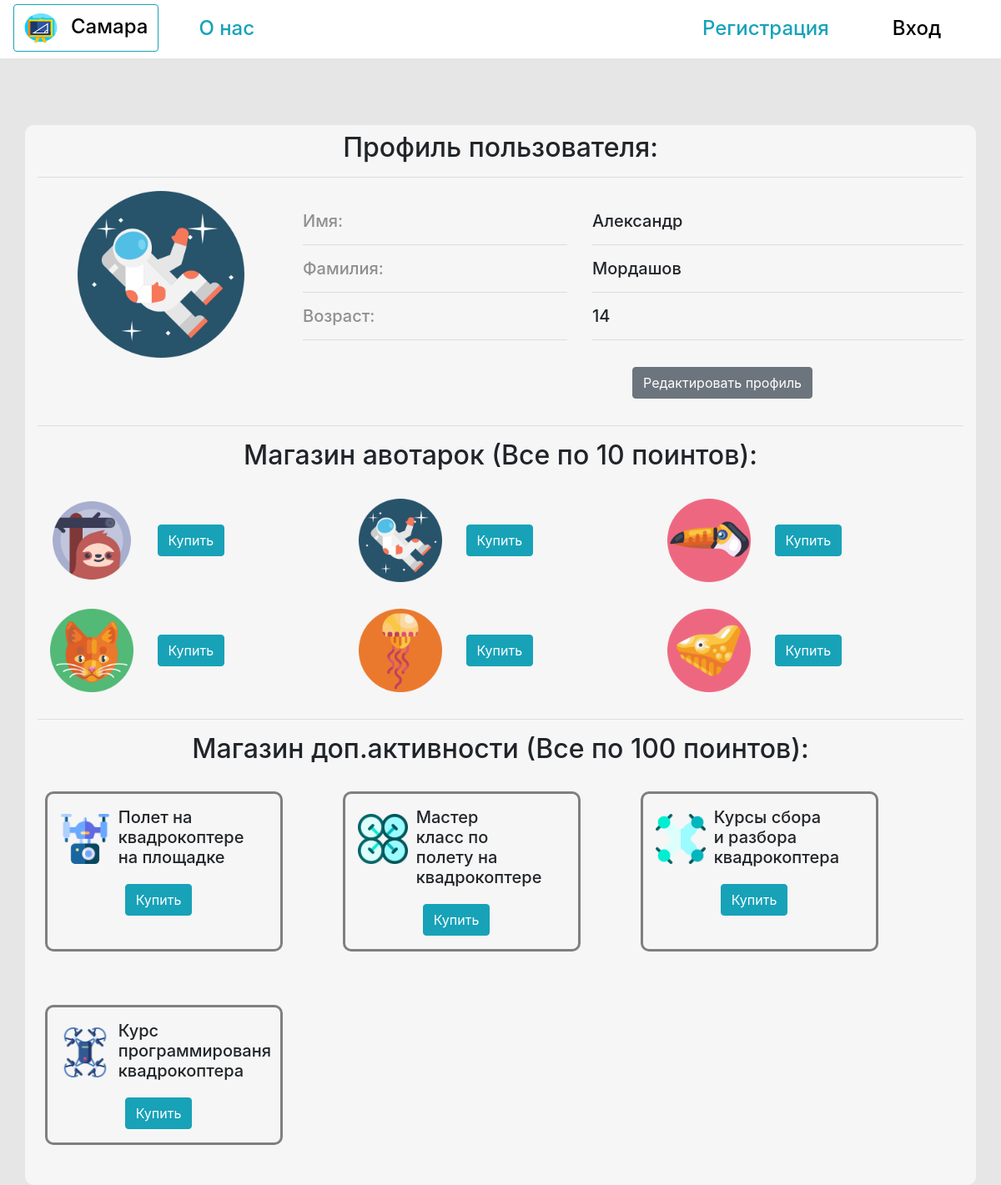
The page /student/7/ on the database its author committed.
### deti/models.py (models this page shows, shortened)
class Magazin(models.Model): #Таблица магазина
    item_name= models.CharField(max_length=120,db_index = True,verbose_name='Название предмета')
    item_pice= models.IntegerField(verbose_name='Цена предмета')
    item_photo= models.ImageField(upload_to='images/item' , blank=True, verbose_name = 'Фото Предмета', )
    buy_or_no= models.BooleanField(verbose_name='Куплино или нет', null= True)
    activ_or_no= models.BooleanField(verbose_name='Применино или нет', null= True)
    class Meta:
        verbose_name='Магазин'
        verbose_name_plural='Магазин'
        db_table='magazin'

class Student(models.Model): #Таблица студентов
    first_name_student = models.CharField(max_length = 120, db_index = True, verbose_name = 'Имя')
    second_name_student = models.CharField(max_length = 120, db_index = True, verbose_name = 'Фамилия')
    user = models.OneToOneField(User, on_delete=models.CASCADE)
    age_student= models.IntegerField( null=True, db_index = True, verbose_name='Возраст')
    photo_student= models.ManyToManyField('Magazin', null=True, blank = True, verbose_name = 'Аватар') #это вторичный ключ для таблицы магазина с аватарками
    coin = models.IntegerField(null= True, verbose_name='Баллы' )
    profes = models.ManyToManyField('Profes', blank=True, related_name='student', verbose_name='Профессия')
    class Meta:
        verbose_name='Студент'
        verbose_name_plural='Студенты'
        db_table='student'

class Dopkyrs(models.Model):
    dopkyrs_title=  models.CharField(max_length = 120, db_index = True, verbose_name = 'Название курса')
    photo_kyrs= models.ImageField(upload_to='images/kyrs' ,blank = True, null=True, verbose_name = 'Фото курса')
    kyrs_pice= models.IntegerField(verbose_name='Цена курса')
    class Meta:
        verbose_name='Дополнительные курсы'
        verbose_name_plural='Дополнительные курсы'
        db_table='dopkyrs'

### deti/views.py (the view)
# urls.py: path('student/<int:pk>/',StudentDetail.as_view(), name='student_detail_url'),
class StudentDetail(View):
    def get(self, request, pk):
        student=get_object_or_404(Student, pk=pk)
        magazins= Magazin.objects.all()
        dopkyrs= Dopkyrs.objects.all()
        return render(request,'deti/student/profil_student.html',
        context={'student':student,
        'magazins':magazins,
        'dopkyrs':dopkyrs})

### deti/templates/deti/student/profil_student.html (shortened to what this page needs)
{% extends 'base.html' %}
{% block content %}
<div class="container profile-container" style="background-color: #f6f6f6; border-radius: 10px; ">
  <h2 class="mt-2"align=center>Профиль пользователя: {{ user.get_username }}</h2>
  <hr />
  <div class="row mt-3">
    <div class="col-3 mb-3">
      {% for students in student.photo_student.all %}
      {% if students.item_photo %}
      <img src="{{students.item_photo.url}}"  class="photo-profile ml-5" width="200" height="200">
      {% else %}
      <h5 class="mt-5 ml-5" style="color: #ff9999;">Фото Отсутствует</h5>
      {% endif %}
      {% endfor %}
    </div>
    <div class="col-4 pl-5 mt-4">
      <h5 style="color: #8f8f8f;">Имя: </h5>
      <hr />
      <h5 style="color: #8f8f8f;">Фамилия: </h5>
      <hr />
      <h5 style="color: #8f8f8f;">Возраст: </h5>
      <hr />
    </div>
    <div class="col-5 mt-4">
      {% if student.first_name_student %}
      <h5>{{student.first_name_student}}</h5>
      <hr />
      {% else %}
      <h5 style="color: #ff9999;">Отсутствует</h5>
      <hr />
      {% endif %}
      {% if student.second_name_student %}
      <h5>{{student.second_name_student}}</h5>
      <hr />
      {% else %}
      <h5 style="color: #ff9999;">Отсутствует</h5>
      <hr />
      {% endif %}
      {% if student.age_student %}
      <h5>{{student.age_student}}</h5>
      <hr />
      {% else %}
      <h5 style="color: #ff9999;">Отсутствует</h5>
      <hr />
      {% endif %}
      <a class="btn btn-secondary mt-3 mb-3 ml-5" href="{% url 'edit_student_url' %}" role="button">Редактировать профиль</a>
    </div>
  </div>
  <hr />
  <h2 class="mt-2 mb-3"align=center>Магазин авотарок (Все по 10 поинтов):</h2>
  <div class="container list-container">
    <div class="row">
      {% for magazin in magazins %}
      <div class="col-4">
        <img src="{{magazin.item_photo.url}}" class="mr-3 magazin_images mt-3 mb-3" width="100" height="100" alt="{{magazin.item_name}}">
        <button type="button" class="btn btn-info mb-3 mt-3 ml-2">Купить</button>
      </div>
      {% endfor %}
    </div>
  </div>
  <hr />
  <h2 class="mt-2 mb-3"align=center> Магазин доп.активности (Все по 100 поинтов):</h2>
    <div class="row">
  {% for dopkyr in dopkyrs %}
  <div class="col-3 mr-5 mt-3 ml-4 mb-5 card-dopkyrs">
    <div class="row">
      <div class="col-3">
        <img src="{{dopkyr.photo_kyrs.url}}" class=" magazin_images mt-4 mb-2" width="60" height="60" alt="{{magazin.item_name}}">
      </div>
      <div class="col-7">
        <h5 class="mt-3 mb-3">{{dopkyr.dopkyrs_title}}</h5>
        <button type="button" class="btn btn-info mb-3 mt-1 ml-2">Купить</button>
      </div>
    </div>
  </div>
  {% endfor %}
  </div>
</div>
{% endblock %}

### deti/templates/base.html (shortened to what this page needs)
{% load static %}
<!DOCTYPE html>
<html lang="ru">
<head>
  <link rel="stylesheet" href="https://stackpath.bootstrapcdn.com/bootstrap/4.4.1/css/bootstrap.min.css">
  <link rel="stylesheet" type="text/css" href="{% static 'css/style.css' %}">
  </head>
  <body >
    <nav class="navbar navbar-expand-lg">
      <a class="navbar-brand btn btn-outline-info" href="{% url 'lekcias_list_url' %}"><img class="navbar-brand" src=" {% static '/images/logo.png' %}" width="40" height="45">Самара</a>
      <div class="collapse navbar-collapse" id="navbarSupportedContent">
        <ul class="navbar-nav mr-auto">
          <li class="nav-item">
            <a class="nav-link" style=" color: #17a2b8" href="#">О нас</a>
          </li>
          <li class="nav-item">
            <a class="nav-link" href="#"></a>
          </li>
        </ul>
        {% if user.is_authenticated %}
        <a class="nav-link nav-text" style=" color: #17a2b8" href="{% url 'student_detail_url' user.student.pk %}">{{ user.get_username }}</a>
        <a class="nav-link nav-text"  href="{% url 'logout' %}">Выход</a>
        {% else %}
        <a class="nav-link nav-text"  style=" color: #17a2b8" href="{% url 'signup' %}">Регистрация</a>
        <a class="nav-link nav-text"  href="{% url 'login' %}">Вход</a>
        {% endif %}
      </div>
    </nav>
    <div class="container glav_container ">
      <div class="row">
        {% block content %}{% endblock %}
      </div>
    </div>
  </body>
  </html>

### static/css/style.css (style rules this page uses)
body { background-color: #e6e6e6; }
.navbar { background-color: white; padding-top: 5px; }
.navbar a { color: black; font-weight: 500; font-size: 18pt; margin-right: 40px; }
.nav-link { color: #f6f6f6; font-size: 13pt; padding-left: 20px; }
.profile-container { margin-top: 80px; }
.card-dopkyrs { border-style: solid; border-radius: 10px; border-color: #7f7f7f; }

### rows shown on the page
Magazin: item_photo (picture)
Student: first_name_student "Александр", second_name_student "Мордашов", age_student "14"
Magazin: item_photo (picture)
Magazin: item_photo (picture)
Magazin: item_photo (picture)
Magazin: item_photo (picture)
Magazin: item_photo (picture)
Dopkyrs: photo_kyrs (picture), dopkyrs_title "Полет на квадрокоптере на площадке"
Dopkyrs: photo_kyrs (picture), dopkyrs_title "Мастер класс по полету на квадрокоптере"
Dopkyrs: photo_kyrs (picture), dopkyrs_title "Курсы сбора и разбора квадрокоптера"
Dopkyrs: photo_kyrs (picture), dopkyrs_title "Курс программированя квадрокоптера"
